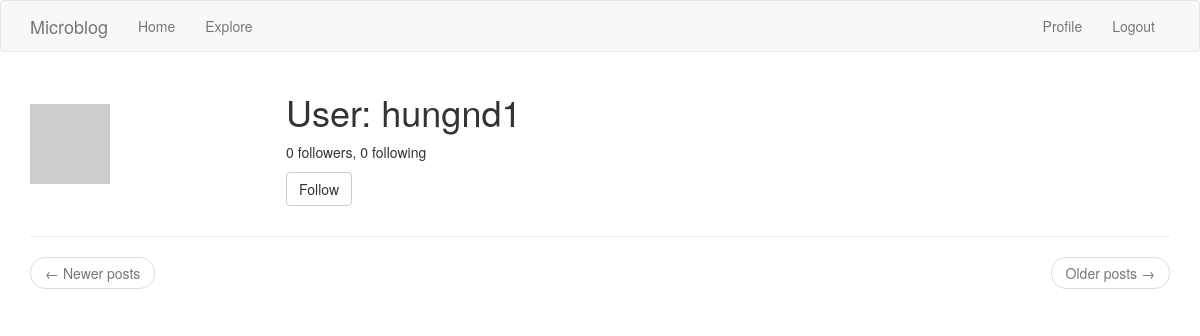
Before: /user/hungnd1 (signed in) with the older database file.
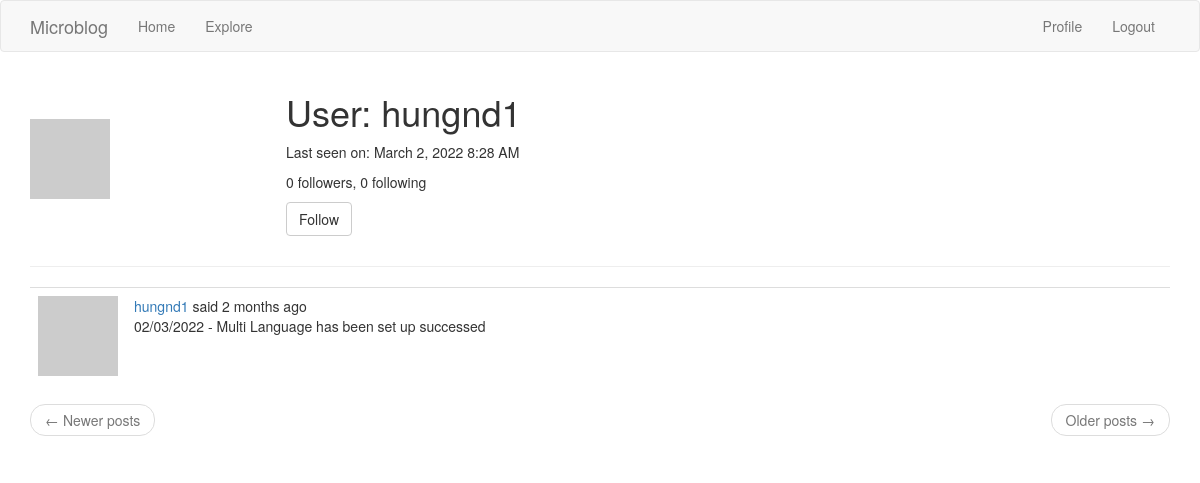
After: the same page with the newer database file.
### app/models.py (models this page shows, shortened)
class User(db.Model, UserMixin):
    id = db.Column(db.Integer, primary_key=True)
    username = db.Column(db.String(64), index=True, unique=True)
    email = db.Column(db.String(120), index=True, unique=True)
    password_hash = db.Column(db.String(128))
    posts = db.relationship('Post', backref='author', lazy='dynamic')
    about_me = db.Column(db.String(140))
    last_seen = db.Column(db.DateTime, default=datetime.utcnow)
    followed = db.relationship('User',
                               secondary=followers,
                               primaryjoin=(followers.c.follower_id == id),
                               secondaryjoin=(followers.c.followed_id == id),
                               backref=db.backref('followers', lazy='dynamic'), lazy='dynamic')
    def avatar(self, size):
        digest = md5(self.email.lower().encode('utf-8')).hexdigest()
        return 'https://www.gravatar.com/avatar/{}?d=identicon&s={}'.format(digest, size)
    def is_following(self, user):
        return self.followed.filter(followers.c.followed_id == user.id).count() > 0

class Post(db.Model):
    id = db.Column(db.Integer, primary_key=True)
    body = db.Column(db.String(140))
    timestamp = db.Column(db.DateTime, index=True, default=datetime.utcnow)
    user_id = db.Column(db.Integer, db.ForeignKey('user.id'))
    language = db.Column(db.String(5))

### app/main/routes.py (the view)
@bp.route('/user/<username>')
@login_required
def user(username):
    user = User.query.filter_by(username=username).first_or_404()
    page = request.args.get('page', 1, type=int)
    posts = user.posts.order_by(Post.timestamp.desc()).paginate(
        page, current_app.config['POSTS_PER_PAGE'], False)
    next_url = url_for('main.user', username=user.username,
                       page=posts.next_num) if posts.has_next else None
    prev_url = url_for('main.user', username=user.username,
                       page=posts.prev_num) if posts.has_prev else None
    form = EmptyForm()
    return render_template('user.html', user=user, posts=posts.items,
                           next_url=next_url, prev_url=prev_url, form=form)

### app/main/forms.py
class EmptyForm(FlaskForm):
    submit = SubmitField('Submit')

### app/main/routes.py (called while the page is built)
@bp.before_app_request
def before_request():
    if current_user.is_authenticated:
        current_user.last_seen = datetime.utcnow()
        db.session.commit()
    g.locale = str(get_locale())

### app/models.py (called while the page is built)
@login.user_loader
def load_user(id):
    return User.query.get(int(id))

### app/templates/user.html (shortened to what this page needs)
{% extends "base.html" %}
{% block app_content %}
    <table>
        <tr>
            <td width="256px"><img src="{{ user.avatar(256) }}"></td>
            <td>
                <h1>{{ _('User') }}: {{ user.username }}</h1>
                {% if user.last_seen %}
                <p>{{ _('Last seen on') }}: {{ moment(user.last_seen).format('LLL') }}</p>
                {% endif %}
                <p>{{ _('%(count)d followers', count=user.followers.count()) }}, {{ _('%(count)d following', count=user.followed.count()) }}</p>
                {% if user == current_user %}
                <p><a href="{{ url_for('main.edit_profile') }}">{{ _('Edit your profile') }}</a></p>
                {% elif not current_user.is_following(user) %}
                <p>
                    <form action="{{ url_for('main.follow', username=user.username) }}" method="post">
                        {{ form.submit(value=_('Follow'), class_='btn btn-default') }}
                    </form>
                </p>
                {% endif %}
            </td>
        </tr>
    </table>
    <hr>
    {% for post in posts %}
        {% include '_post.html' %}
    {% endfor %}
    <ul class="pager">
            <li class="previous{% if not prev_url %} disabled{% endif %}">
                <a href="{{ prev_url or '#' }}">
                    <span aria-hidden="true">&larr;</span> {{ _('Newer posts') }}
                </a>
            </li>
            <li class="next{% if not next_url %} disabled{% endif %}">
                <a href="{{ next_url or '#' }}">
                    {{ _('Older posts') }} <span aria-hidden="true">&rarr;</span>
                </a>
            </li>
        </ul>
{% endblock %}

### app/templates/_post.html (shortened to what this page needs)
 <table class="table table-hover">
        <tr>
            <td width="70px">
                <a href="{{ url_for('main.user', username=post.author.username) }}">
                    <img src="{{ post.author.avatar(70) }}" />
                </a>
            </td>
            <td>
                {{ _('%(username)s said %(when)s',
                    username=user_link, when=moment(post.timestamp).fromNow()) }}
                <br>
                {{ post.body }}
            </td>
        </tr>
    </table>

Changed rows visible on the page:
changed User "hungnd1": last_seen (not shown) → "March 2, 2022 8:28 AM"
added Post: body "02/03/2022 - Multi Language has been set up successed"
Other visible differences:
text now shown: "Last seen on :"
